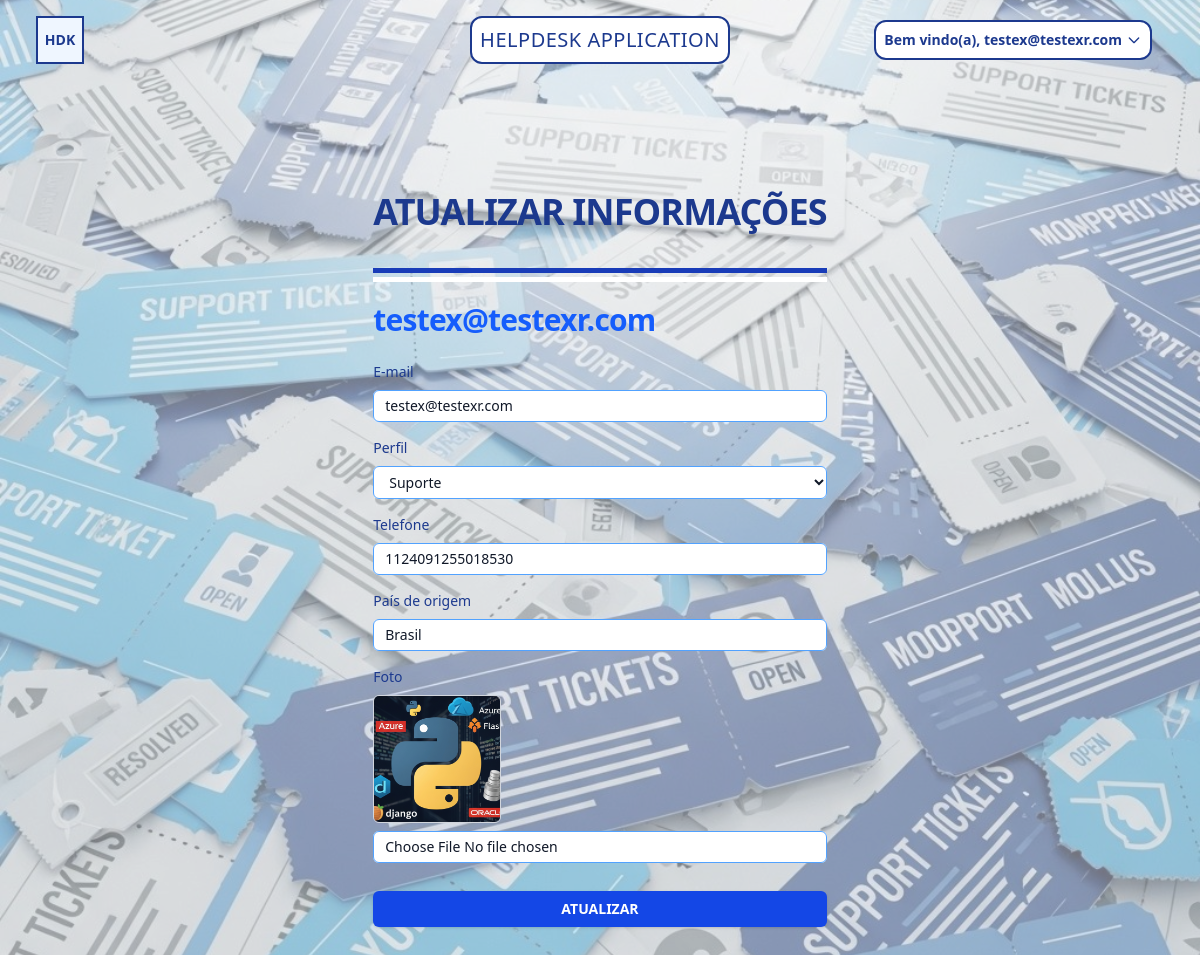
Screenshot of /profile/ (signed in) with the database file from the repository.
### helpdesk/models.py (models this page shows, shortened)
class CustomUser(AbstractBaseUser, PermissionsMixin):
    ROLE_CHOICES = [
        ('cliente', 'Cliente'),
        ('suporte', 'Suporte'),
    ]
    email = models.EmailField(unique=True)
    role = models.CharField(max_length=20, choices=ROLE_CHOICES, default='cliente')
    profile_photo = models.ImageField(upload_to='profile_photos/', blank=True, null=True)
    phone = models.CharField(max_length=20, blank=True, null=True)
    country = models.CharField(max_length=50, blank=True, null=True)
    is_active = models.BooleanField(default=True)
    is_staff = models.BooleanField(default=False)
    date_joined = models.DateTimeField(default=timezone.now)
    USERNAME_FIELD = 'email'
    REQUIRED_FIELDS = []
    objects = CustomUserManager()

### helpdesk/views.py (the view)
# urls.py: path('profile/', views.profile_view, name='profile'),
@login_required(login_url='home')
def profile_view(request):
    if request.method == 'POST':
        edit_form = CustomUserChangeForm(request.POST, request.FILES, instance=request.user, request_user=request.user)
        if edit_form.is_valid():
            if request.user.role != 'superadm':
                edit_form.instance.role = edit_form.instance.role
            edit_form.save()
            messages.success(request, "Perfil atualizado com sucesso.")
            return redirect('profile')
    else:
        edit_form = CustomUserChangeForm(instance=request.user, request_user=request.user)
    return render(request, 'profile.html', {'edit_form': edit_form})

### helpdesk/templatetags/form_tags.py (called while the page is built)
@register.filter(name='add_class')
def add_class(field, css_class):
    return field.as_widget(attrs={"class": css_class})

### helpdesk/templates/profile.html (shortened to what this page needs)
{% extends "default.html" %}
{% load static %}
{% load form_tags %}
{% block body %}
<div class="min-h-screen flex pt-24 items-center justify-center">
  <div class="mx-auto grid max-w-5xl items-center">
    <div class="max-w-3xl">
        <h2 class="text-pretty text-3xl font-semibold uppercase tracking-tight text-blue-900 sm:text-4xl">Atualizar informações</h2>
        <div class="mt-9 mb-5 flex flex-col gap-1 w-full">
            <hr class="border-t-5 border-blue-800">
            <hr class="border-t-5 border-white">
        </div>
        <a class="block text-pretty text-4xl font-semibold tracking-tight text-blue-600 sm:text-3xl mb-1">
            {{ request.user.email }}<br>
        </a>
        <form class="mt-6" action="" method="POST" enctype="multipart/form-data">
        {% for field in edit_form %}
            <label for="{{ field.id_for_label }}" class="block mt-4 text-sm font-medium text-blue-900">{{ field.label }}</label>
            <div class="mt-2">
                {{ field|add_class:"block w-full rounded-md bg-white px-3 py-1.5 text-base text-gray-900 outline outline-1 -outline-offset-1 outline-blue-400 placeholder:text-gray-900 focus:outline focus:outline-2 focus:-outline-offset-2 focus:outline-blue-600 sm:text-sm" }}
            </div>
        {% endfor %}
        <button type="submit" name="edit_form_submit" class="inline-flex justify-center rounded-md bg-blue-700 mt-7 cursor-pointer px-3 py-2 w-full text-sm font-semibold text-white shadow-sm hover:bg-blue-500 focus-visible:outline focus-visible:outline-2 focus-visible:outline-offset-2 focus-visible:outline-blue-600">ATUALIZAR</button>
        </form>
    </div>
  </div>
</div>
{% endblock body %}

### templates/default.html (shortened to what this page needs)
<!DOCTYPE html>
<html lang="en">
<head>
    {% load static %}
    <script src="https://unpkg.com/@tailwindcss/browser@4"></script>
</head>
<body class="min-h-screen bg-cover bg-center bg-no-repeat" style="background-image: url('{% static 'images/helpdesk_background.jpeg' %}'); background-color: rgba(255, 255, 255, 0.45); background-size: cover; background-blend-mode: overlay;">
    <header class="absolute top-0 inset-x-0 z-50 bg-transparent shadow-none border-none">
        <nav class="flex items-center justify-between p-4 lg:px-8" aria-label="Global">
          <div class="flex lg:flex-1">
            <a href="#" class="-m-1.5 p-1.5">
            </a>
          </div>
          <div class="ml-5 absolute left-4 flex items-center bg-blue-50">
            <div class="border-2 border-blue-900 text-blue-900 w-12 h-12 flex items-center justify-center font-bold text-sm">
              <a href="{% url 'home' %}">HDK</a>
            </div>
          </div>
          <div class="ml-2 absolute right-12 flex items-center">
            <div class="text-blue-900 font-bold text-sm relative flex items-center bg-white p-2 border-2 border-blue-900 rounded-xl space-x-4">
              {% if request.user.is_authenticated %}
                {% if request.user.is_authenticated and request.user.role == 'suporte' %}
                  <div class="relative inline-block text-left">
                    <button id="userMenuButton" class="flex items-center cursor-pointer focus:outline-none">
                      Bem vindo(a), {{ request.user.email }}
                      <svg class="inline w-4 h-4 ml-1" fill="none" stroke="currentColor" stroke-width="2" viewBox="0 0 24 24">
                        <path stroke-linecap="round" stroke-linejoin="round" d="M19 9l-7 7-7-7" />
                      </svg>
                    </button>
                  </div>
                {% endif %}
              {% else %}
                <a href="{% url 'login' %}">CADASTRO / LOG IN</a>
              {% endif %}
            </div>
          </div>
          <div class="hidden lg:flex lg:gap-x-12">
            <a class="text-xl font-medium text-blue-900 p-2 border-2 border-blue-900 bg-white rounded-xl tracking-wide">HELPDESK APPLICATION</a>
          </div>
        </nav>
    </header>
    {% block body %}{% endblock body %}
</body>
</html>

### rows the page displays
CustomUser: user.email "testex@testexr.com", edit_form "testex@testexr.com" "Suporte" "1124091255018530" "Brasil"

### other values shown
{{ field.label }} "E-mail" "Perfil" "Telefone" "País de origem" "Foto"
